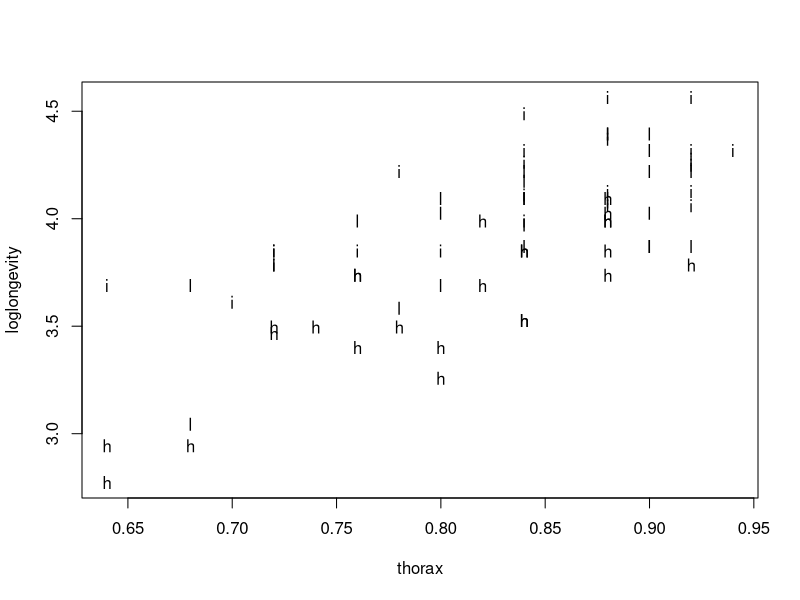
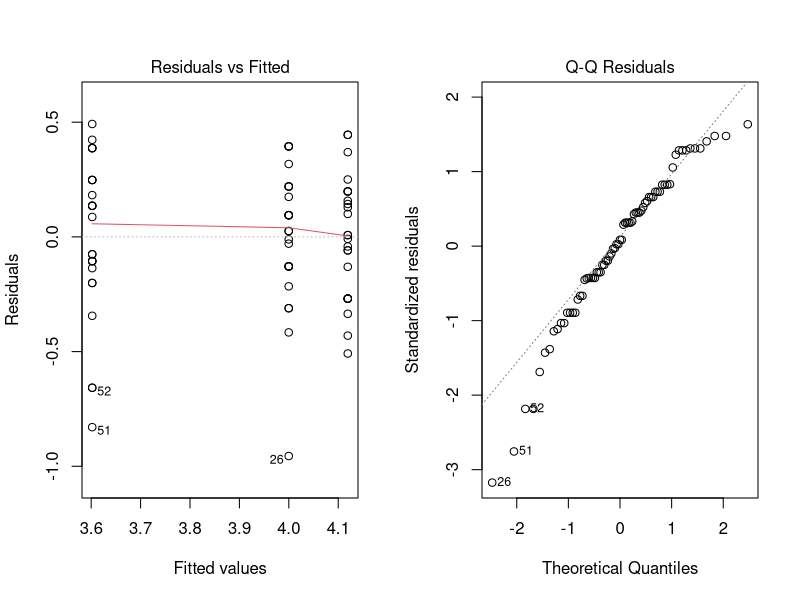
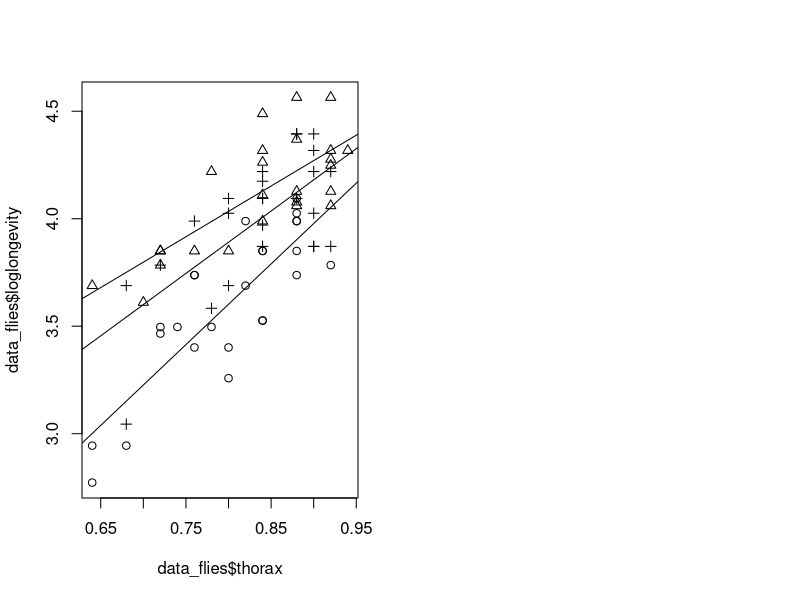
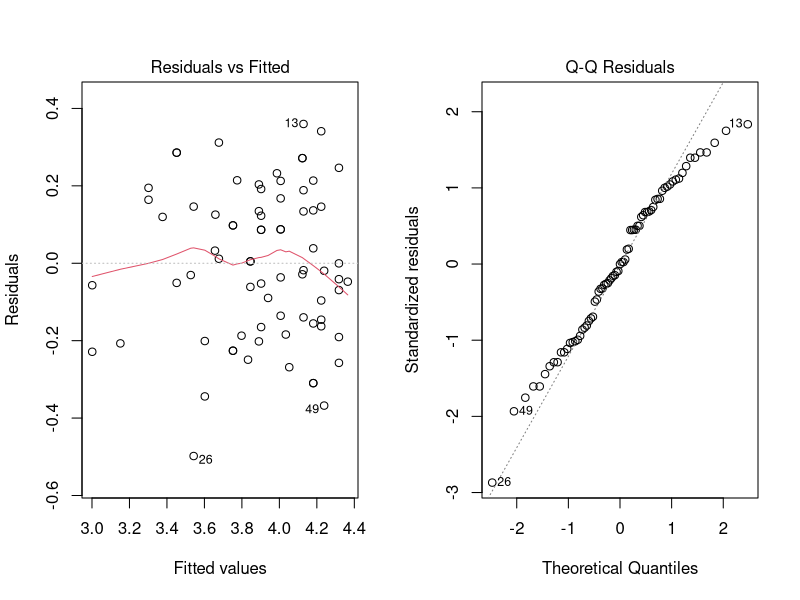
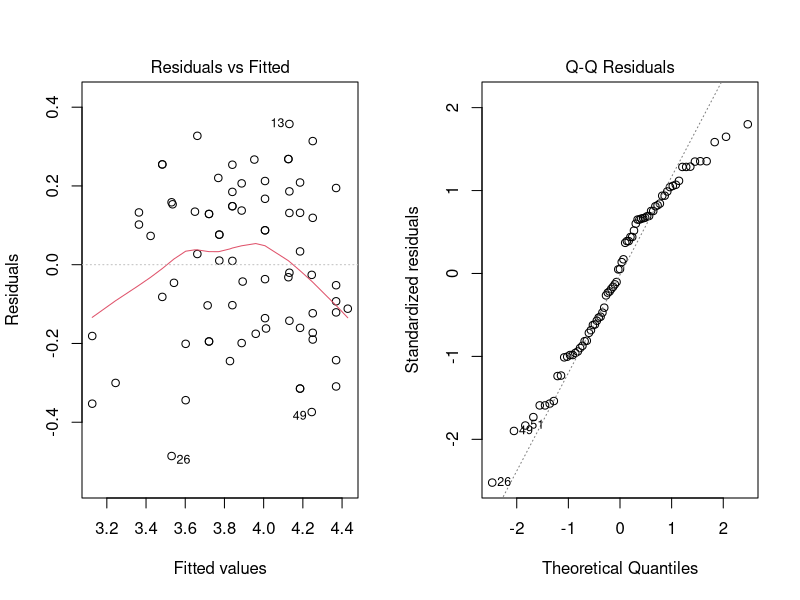
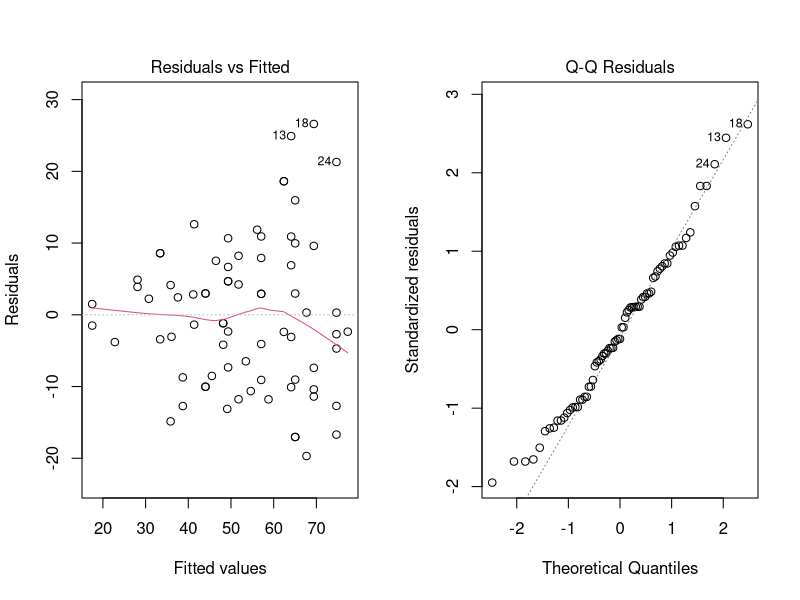
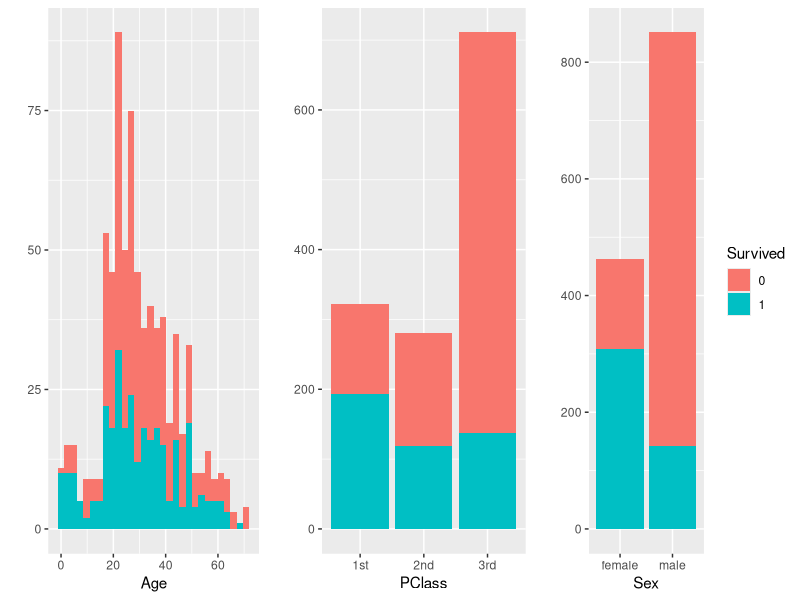

Recreate these plots in R, in order.
## ---- chunk 1
library(tidyverse)
library(rstudioapi)
library(lme4)
library(car)
library(gridExtra)

knitr::opts_chunk$set(echo = TRUE)
setwd(dirname(getActiveDocumentContext()$path))
# round numbers to 3 digits
options(digits = 3)
## ---- chunk 2
data_flies <- read.table(file="data/fruitflies.txt", header=TRUE)
data_flies$activity <- as.factor(data_flies$activity)
# add loglongevity
data_flies <- data_flies %>% mutate(loglongevity = log(longevity))

plot(loglongevity~thorax,pch=as.character(activity), data=data_flies)
## ---- chunk 3
# perform test to see if sexual activity has an effect on longevity
model <- lm(loglongevity~activity, data = data_flies) # prepare model
par(mfrow=c(1,2)); plot(model, 1); plot(model, 2) # investigate normality
anova(model); summary(model)$coefficients
## ---- chunk 4
# perform additive ANCOVA analysis
model_1 <- lm(loglongevity~thorax+activity, data = data_flies) # prepare model
anova(model_1); table <- summary(model_1)$coefficients; table
# extract model's parameter
intercept <- table[,1][1]; beta <- table[,1][2]
alpha_high <- 0; alpha_low <- table[,1][4]
alpha_isolated <- table[,1][3]
# calculate mean thorax
mean_thorax <- mean(data_flies$thorax)
# calculate estimates
estimate_high <- exp(1)**(intercept + alpha_high + beta * mean_thorax)
estimate_low <- exp(1)**(intercept + alpha_low + beta * mean_thorax)
estimate_isolated <- exp(1)**(intercept + alpha_isolated + beta * mean_thorax)
estimates <- c(estimate_isolated, estimate_low, estimate_high)
activity_levels <- unique(as.character(data_flies$activity))
knitr::kable(data.frame(Activity = activity_levels,
                           `Longevity estimate` = estimates),
             caption = "Longevity estimates for average thorax fruit fly")
## ---- chunk 5
plot(data_flies$loglongevity~data_flies$thorax,pch=unclass(data_flies$activity))
for (i in activity_levels) { 
  abline(lm(loglongevity~thorax
            ,data=data_flies[data_flies$activity==i,]))}
## ---- chunk 6
# perform ANCOVA with interaction analysis
model_interaction <- lm(loglongevity~activity*thorax, data = data_flies) # prepare model
par(mfrow=c(1,2)); plot(model_interaction , 1); plot(model_interaction , 2) # investigate normality
anova(model_interaction)
## ---- chunk 7
par(mfrow=c(1,2)); plot(model_1 , 1); plot(model_1 , 2) # investigate normality
## ---- chunk 8
# perform additive ANCOVA analysis
model <- lm(longevity~thorax+activity, data = data_flies) # prepare model
anova(model); table <- summary(model)$coefficients; table
# extract model's parameter
intercept <- table[,1][1]; beta <- table[,1][2]
alpha_high <- 0; alpha_low <- table[,1][4]
alpha_isolated <- table[,1][3]
# calculate mean thorax
mean_thorax <- mean(data_flies$thorax)
# calculate estimates
estimate_high <- intercept + alpha_high + beta * mean_thorax
estimate_low <- intercept + alpha_low + beta * mean_thorax
estimate_isolated <- intercept + alpha_isolated + beta * mean_thorax
estimates <- c(estimate_isolated, estimate_low, estimate_high)
activity_levels <- unique(as.character(data_flies$activity))
knitr::kable(data.frame(Activity = activity_levels,
                           `Longevity estimate` = estimates),
             caption = "Longevity estimates for average thorax fruit fly")
## ---- chunk 9
par(mfrow=c(1,2)); plot(model , 1); plot(model , 2) # investigate normality
## ---- chunk 10
par(mfrow=c(1,3))
titanic <- read.table(file="data/titanic.txt", header=TRUE)
titanic$Survived = as.factor(titanic$Survived)
plot1 <- qplot(x = Age, fill = Survived, data = titanic, show.legend = FALSE)
plot2 <- qplot(x = PClass, fill = Survived, data = titanic, show.legend = FALSE)
plot3 <- qplot(x = Sex,fill=Survived, data = titanic)
grid.arrange(plot1, plot2, plot3, ncol=3)
titanic <- read.table(file="data/titanic.txt", header=TRUE)
class_sex =  xtabs(~PClass+ Sex, data=titanic);knitr::kable(class_sex)
tot = xtabs(Survived ~ PClass + Sex, data=titanic);knitr::kable(tot)
knitr::kable(round(tot/class_sex, 2))
## ---- chunk 11
titanic$PClass <- as.factor(titanic$PClass)
titanic$Sex <- as.factor(titanic$Sex)
logistic <- glm(Survived~PClass+Age+Sex, data = titanic, family = binomial)
summary(logistic)$coefficients
drop1(logistic,test="Chisq")
odds_male_example =  exp(3.7597 + 1 * -1.2920 + 0 * -2.5214 + 1 * -2.6314 + 25 * -0.0392)
odds_male_example
odds_female_example =  exp(3.7597 + 0 * -1.2920 + 0 * -2.5214 + 0 * -2.6314 + 25 * -0.0392)
odds_female_example
## ---- chunk 12
# interaction of sex and age
logistic_interaction_sex <- glm(Survived~Age*Sex, data = titanic, family = binomial)
summary(logistic_interaction_sex)$coefficients

# interaction of PClass and age
logistic_interaction_pclass <- glm(Survived~Age*PClass, data = titanic, family = binomial)
summary(logistic_interaction_pclass)$coefficients
## ---- chunk 13
# add the interaction term
logistic_interaction_1 <- glm(Survived~PClass+Age+Sex+Age:Sex, data = titanic,
                              family = binomial) # remove Age

logistic_interaction_2 <- glm(Survived~PClass+Sex+Age:Sex, data = titanic,
                              family = binomial) # remove Sex

logistic_interaction_final <- glm(Survived~PClass+Age:Sex, data = titanic, family = binomial)
summary(logistic_interaction_final)$coefficients
## ---- chunk 14
# predict for 53 years and all PClass, Sex
classes <- as.character(unique(titanic$PClass))
sexes <- as.character(unique(titanic$Sex))
age <- 53
new_data <- expand.grid(PClass = classes, Sex = sexes, Age = age)
results <- predict(logistic_interaction_final, new_data, type="response")
final <- new_data %>% bind_cols(Survival = results)
knitr::kable(final)
## ---- chunk 15
# Makes a contingency table and chi-squared test for survived with class and gender
tab1 = table(titanic$Survived,titanic$Sex)
fisher.test(tab1)
total_s= rowSums(rbind(tab1,NaN));total_g = colSums(tab1);
tab1 = rbind(tab1,total_g);tab1 = cbind(tab1,total_s)
knitr::kable(tab1)


tab2 = table(titanic$Survived,titanic$PClass)
chisq.test(tab2)

total_c= rowSums(tab2);total_g = colSums(tab2);
tab2 = rbind(tab2,total_g);tab2 = cbind(tab2,total_s)
knitr::kable(tab2)

## ---- chunk 16
africa <- read.table(file="data/africa.txt", header=TRUE)
africa$pollib <- as.factor(africa$pollib)
poisson_model <- glm(miltcoup~oligarchy+pollib+parties+pctvote+popn+size+numelec+numregim,
                     family=poisson,data=africa)
summary(poisson_model)
## ---- chunk 17
# For every summary the variable with the highest P-value was excluded
summary(glm(miltcoup~oligarchy+pollib+parties+pctvote+popn+size+
              numelec+numregim,family=poisson,data=africa)) # remove numelec

summary(glm(miltcoup~oligarchy+pollib+parties+pctvote+popn+size+
              numregim,family=poisson,data=africa)) # remove numregim

summary(glm(miltcoup~oligarchy+pollib+parties+pctvote+popn+size,
            family=poisson,data=africa)) # remove size

summary(glm(miltcoup~oligarchy+pollib+parties+pctvote+popn,
            family=poisson,data=africa)) # remove popn

summary(glm(miltcoup~oligarchy+pollib+parties+pctvote,
            family=poisson,data=africa)) # remove pctvote
## ---- chunk 18
final_poisson <- glm(miltcoup~oligarchy+pollib+parties,
                     family=poisson,data=africa) # final
summary(final_poisson)
## ---- chunk 19
# get average values
new_data <- africa %>% mutate_if(is.numeric, mean) %>% select(-pollib, -miltcoup)
new_data <- new_data[1,]
avg_oligarchy <- new_data$oligarchy; avg_parties <- new_data$parties;

# get a list of political liberalization levels
pollib <- sort(as.character(unique(africa$pollib)))
new_data_reduced <- expand.grid(pollib = pollib, oligarchy = avg_oligarchy,
                        parties = avg_parties)

results <- predict(final_poisson, new_data_reduced, type="response")
final <- new_data_reduced %>% bind_cols(Prediction = results)
knitr::kable(final, caption = "Predictions with the model from b)")
